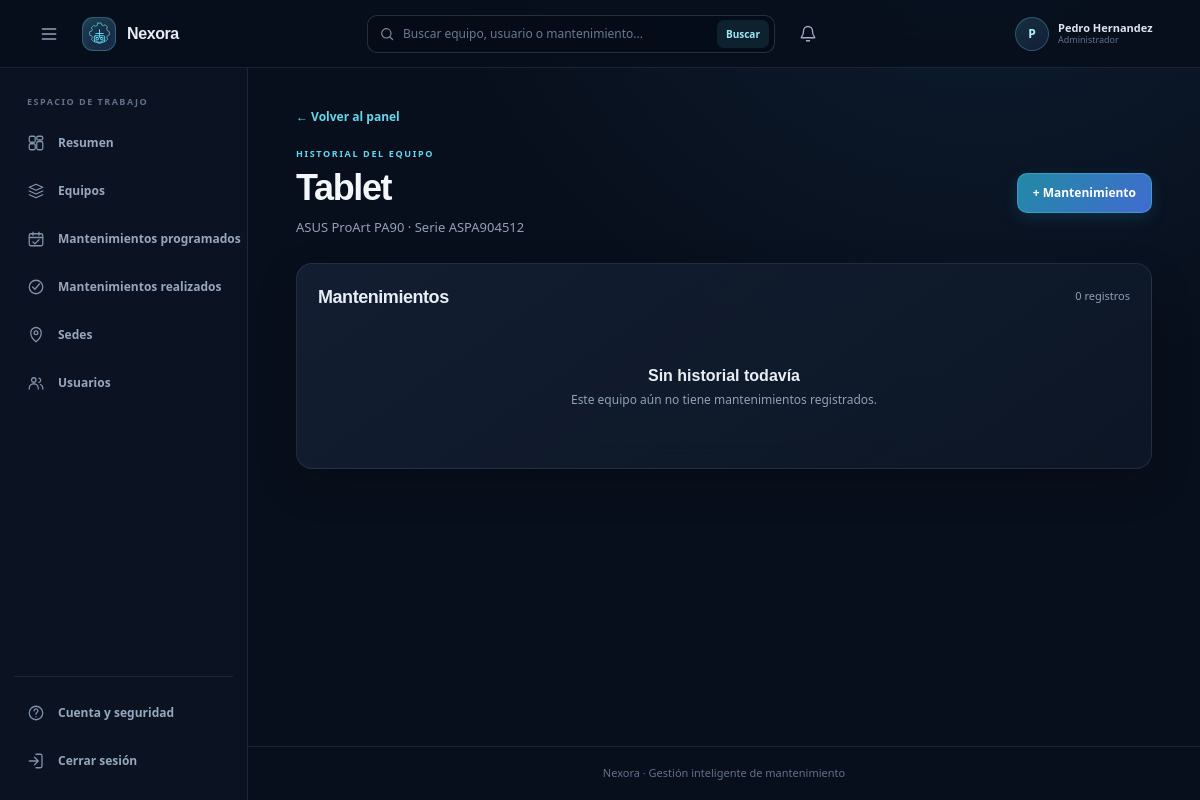
Screenshot of /equipment/6/history (signed in) with the database file from the repository.
### tables this page shows
CREATE TABLE usuarios(
                id INTEGER PRIMARY KEY AUTOINCREMENT,
                username TEXT NOT NULL UNIQUE COLLATE NOCASE,
                password_hash TEXT NOT NULL,
                role TEXT NOT NULL CHECK(role IN ('admin', 'user')),
                is_active INTEGER NOT NULL DEFAULT 1 CHECK(is_active IN (0, 1)),
                session_version INTEGER NOT NULL DEFAULT 0
            , display_name TEXT NOT NULL DEFAULT '', sede_id INTEGER REFERENCES sedes(id));

CREATE TABLE equipos(
                id INTEGER PRIMARY KEY AUTOINCREMENT,
                nombre TEXT NOT NULL,
                marca TEXT,
                modelo TEXT,
                serial TEXT UNIQUE,
                usuario TEXT,
                area TEXT,
                fecha_registro TEXT,
                estado TEXT
            , sede_id INTEGER);

### web.py (the view)
    @app.get("/equipment/<int:equipment_id>/history")
    @login_required
    def equipment_history(equipment_id):
        database_path = app.config["DATABASE_PATH"]
        equipment = next(
            (
                row
                for row in mantenimiento.list_equipment(database_path)
                if row["id"] == equipment_id
            ),
            None,
        )
        if equipment is None:
            abort(404)
        history = mantenimiento.get_maintenance_history(equipment_id, database_path)
        return render_template("history.html", equipment=equipment, history=history)

### mantenimiento.py (called while the page is built)
def _connect(database_path=None):
    path = Path(database_path) if database_path else get_database_path()
    path.parent.mkdir(parents=True, exist_ok=True)
    connection = sqlite3.connect(path)
    connection.row_factory = sqlite3.Row
    connection.execute("PRAGMA foreign_keys = ON")
    return connection

@contextmanager
def _database(database_path=None):
    connection = _connect(database_path)
    try:
        with connection:
            yield connection
    finally:
        connection.close()

def list_equipment(database_path=None):
    initialize_database(database_path)
    with _database(database_path) as connection:
        return connection.execute(
            """
            SELECT equipos.*, sedes.nombre AS sede_nombre
            FROM equipos
            LEFT JOIN sedes ON sedes.id = equipos.sede_id
            ORDER BY equipos.nombre COLLATE NOCASE, equipos.id
            """
        ).fetchall()

def get_maintenance_history(equipment_id, database_path=None):
    initialize_database(database_path)
    with _database(database_path) as connection:
        return connection.execute(
            """
            SELECT * FROM mantenimientos
            WHERE equipo_id = ?
              AND (proximo_mantenimiento IS NULL OR proximo_mantenimiento = '')
            ORDER BY fecha DESC, id DESC
            """,
            (equipment_id,),
        ).fetchall()

### web.py (called while the page is built)
@contextmanager
def _user_database(database_path):
    connection = sqlite3.connect(database_path)
    connection.row_factory = sqlite3.Row
    connection.execute("PRAGMA foreign_keys = ON")
    try:
        with connection:
            yield connection
    finally:
        connection.close()

### templates/history.html (shortened to what this page needs)
{% extends "base.html" %}
{% block content %}
<a class="back-link" href="{{ url_for('dashboard') }}">← Volver al panel</a>
<section class="page-heading">
  <div><div class="eyebrow">HISTORIAL DEL EQUIPO</div><h1>{{ equipment.nombre }}</h1><p class="muted">{{ equipment.marca or "" }} {{ equipment.modelo or "" }}{% if equipment.serial %} · Serie {{ equipment.serial }}{% endif %}</p></div>
  <a class="button button-primary" href="{{ url_for('new_maintenance') }}">+ Mantenimiento</a>
</section>
<section class="panel">
  <div class="section-heading"><div><h2>Mantenimientos</h2></div><span class="count">{{ history|length }} registros</span></div>
  {% if history %}
  <div class="table-scroll">
    <table>
      <thead><tr><th>Fecha</th><th>Tipo</th><th>Descripción</th><th>Técnico</th><th>Costo</th><th>Próximo</th></tr></thead>
      <tbody>
        {% for item in history %}
        <tr><td>{{ item.fecha }}</td><td>{{ item.tipo }}</td><td>{{ item.descripcion or "—" }}</td><td>{{ item.tecnico or "—" }}</td><td>${{ "%.2f"|format(item.costo or 0) }}</td><td>{{ item.proximo_mantenimiento or "—" }}</td></tr>
        {% endfor %}
      </tbody>
    </table>
  </div>
  {% else %}
  <div class="empty-state"><h3>Sin historial todavía</h3><p>Este equipo aún no tiene mantenimientos registrados.</p></div>
  {% endif %}
</section>
{% endblock %}

### templates/base.html (shortened to what this page needs)
<!doctype html>
<html lang="es">
<head>
  <link rel="stylesheet" href="{{ url_for('static', filename='theme.css') }}">
</head>
<body class="{% if current_user %}has-sidebar{% endif %}">
  <header class="topbar">
    {% if current_user %}
      <button class="sidebar-toggle" type="button" aria-controls="app-sidebar" aria-expanded="true" aria-label="Contraer menú" data-sidebar-toggle>
        <svg viewBox="0 0 24 24" aria-hidden="true"><path d="M4 6h16M4 12h16M4 18h16"/></svg>
      </button>
    {% endif %}
    <a class="brand" href="{{ url_for('dashboard') if current_user else url_for('login') }}">
      <span class="brand-mark" aria-hidden="true">
      </span>
      <span>Nexora</span>
    </a>
    {% if current_user %}
      <form class="topbar-search" method="get" action="{{ url_for('search') }}" role="search">
        <svg viewBox="0 0 24 24" aria-hidden="true"><circle cx="11" cy="11" r="7"/><path d="m16.5 16.5 4 4"/></svg>
        <input type="search" name="q" value="{{ query if query is defined else '' }}" placeholder="Buscar equipo, usuario o mantenimiento..." aria-label="Buscar equipo, usuario o mantenimiento">
        <button type="submit">Buscar</button>
      </form>
      <div class="notification-menu">
        <button class="notification-button" type="button" aria-label="{{ notifications|length }} notificaciones" aria-expanded="false" data-notification-toggle>
          <svg viewBox="0 0 24 24" aria-hidden="true"><path d="M18 8a6 6 0 0 0-12 0c0 7-3 7-3 9h18c0-2-3-2-3-9Z"/><path d="M10 21h4"/></svg>
        </button>
      </div>
      <span class="topbar-user">
        <span class="profile-avatar" aria-hidden="true">{{ (current_user['display_name'] or current_user['username'])[0]|upper }}</span>
        <span class="profile-copy">
          <strong>{{ current_user['display_name'] or current_user['username'] }}</strong>
          <small>{% if current_user['role'] == 'admin' %}Administrador{% else %}Usuario{% endif %}</small>
        </span>
      </span>
    {% endif %}
  </header>
  {% if current_user %}
    <aside class="sidebar" id="app-sidebar" aria-label="Navegación principal">
      <div class="sidebar-caption">ESPACIO DE TRABAJO</div>
      <nav class="sidebar-nav">
        <a class="sidebar-link {% if request.endpoint == 'dashboard' %}is-active{% endif %}" href="{{ url_for('dashboard') }}">
          <svg viewBox="0 0 24 24" aria-hidden="true"><rect x="3" y="3" width="8" height="8" rx="2"/><rect x="13" y="3" width="8" height="5" rx="2"/><rect x="13" y="10" width="8" height="11" rx="2"/><rect x="3" y="13" width="8" height="8" rx="2"/></svg><span>Resumen</span>
        </a>
        <a class="sidebar-link {% if request.endpoint == 'equipment_list' %}is-active{% endif %}" href="{{ url_for('equipment_list') }}">
          <svg viewBox="0 0 24 24" aria-hidden="true"><path d="m3 7 9-4 9 4-9 4-9-4Z"/><path d="M3 12l9 4 9-4M3 17l9 4 9-4"/></svg><span>Equipos</span>
        </a>
        <a class="sidebar-link {% if request.endpoint == 'scheduled_maintenances' %}is-active{% endif %}" href="{{ url_for('scheduled_maintenances') }}">
          <svg viewBox="0 0 24 24" aria-hidden="true"><rect x="3" y="5" width="18" height="16" rx="2"/><path d="M8 3v4M16 3v4M3 10h18"/><path d="m8 16 2.5 2.5L16 13"/></svg><span>Mantenimientos programados</span>
        </a>
        <a class="sidebar-link {% if request.endpoint == 'completed_maintenances' %}is-active{% endif %}" href="{{ url_for('completed_maintenances') }}">
          <svg viewBox="0 0 24 24" aria-hidden="true"><circle cx="12" cy="12" r="9"/><path d="m7.5 12 3 3 6-7"/></svg><span>Mantenimientos realizados</span>
        </a>
        {% if current_user['role'] == 'admin' %}
          <a class="sidebar-link {% if request.endpoint == 'locations' %}is-active{% endif %}" href="{{ url_for('locations') }}">
            <svg viewBox="0 0 24 24" aria-hidden="true"><path d="M12 21s7-5.2 7-12a7 7 0 1 0-14 0c0 6.8 7 12 7 12Z"/><circle cx="12" cy="9" r="2.5"/></svg><span>Sedes</span>
          </a>
        {% endif %}
        {% if current_user['role'] == 'admin' %}
          <a class="sidebar-link {% if request.endpoint == 'users' %}is-active{% endif %}" href="{{ url_for('users') }}">
            <svg viewBox="0 0 24 24" aria-hidden="true"><circle cx="9" cy="8" r="3"/><path d="M3 20v-1a6 6 0 0 1 12 0v1M16 5.5a3 3 0 0 1 0 5.8M18 14a5 5 0 0 1 3 4.5V20"/></svg><span>Usuarios</span>
          </a>
        {% endif %}
      </nav>
      <div class="sidebar-bottom">
        <a class="sidebar-link {% if request.endpoint == 'change_own_password' %}is-active{% endif %}" href="{{ url_for('change_own_password') }}">
          <svg viewBox="0 0 24 24" aria-hidden="true"><circle cx="12" cy="12" r="9"/><path d="M9.5 9a2.5 2.5 0 1 1 4.2 1.8c-1.1 1-1.7 1.3-1.7 2.7M12 17h.01"/></svg><span>Cuenta y seguridad</span>
        </a>
        <form method="post" action="{{ url_for('logout') }}">
          <button class="sidebar-link sidebar-logout" type="submit">
            <svg viewBox="0 0 24 24" aria-hidden="true"><path d="M10 17l5-5-5-5M15 12H3"/><path d="M12 3h6a2 2 0 0 1 2 2v14a2 2 0 0 1-2 2h-6"/></svg><span>Cerrar sesión</span>
          </button>
        </form>
      </div>
    </aside>
  {% endif %}
  <main class="page">
    {% block content %}{% endblock %}
  </main>
  <footer class="footer">Nexora · Gestión inteligente de mantenimiento</footer>
</body>
</html>

### rows the page displays
usuarios: display_name "P", display_name "Pedro Hernandez"
equipos: nombre "Tablet", marca "ASUS", modelo "ProArt PA90", serial "ASPA904512"

### other values shown
{{ history|length }} "0"
